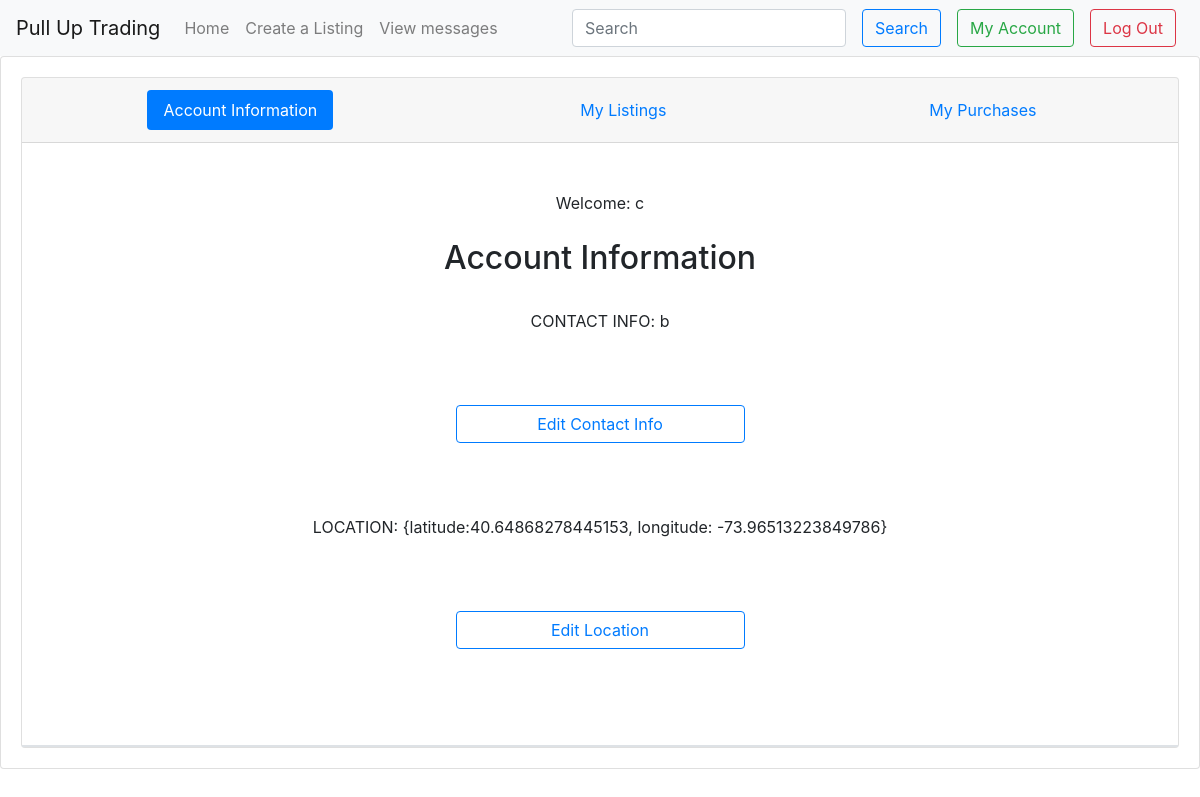
The page /profile (signed in) on the database as committed earlier.
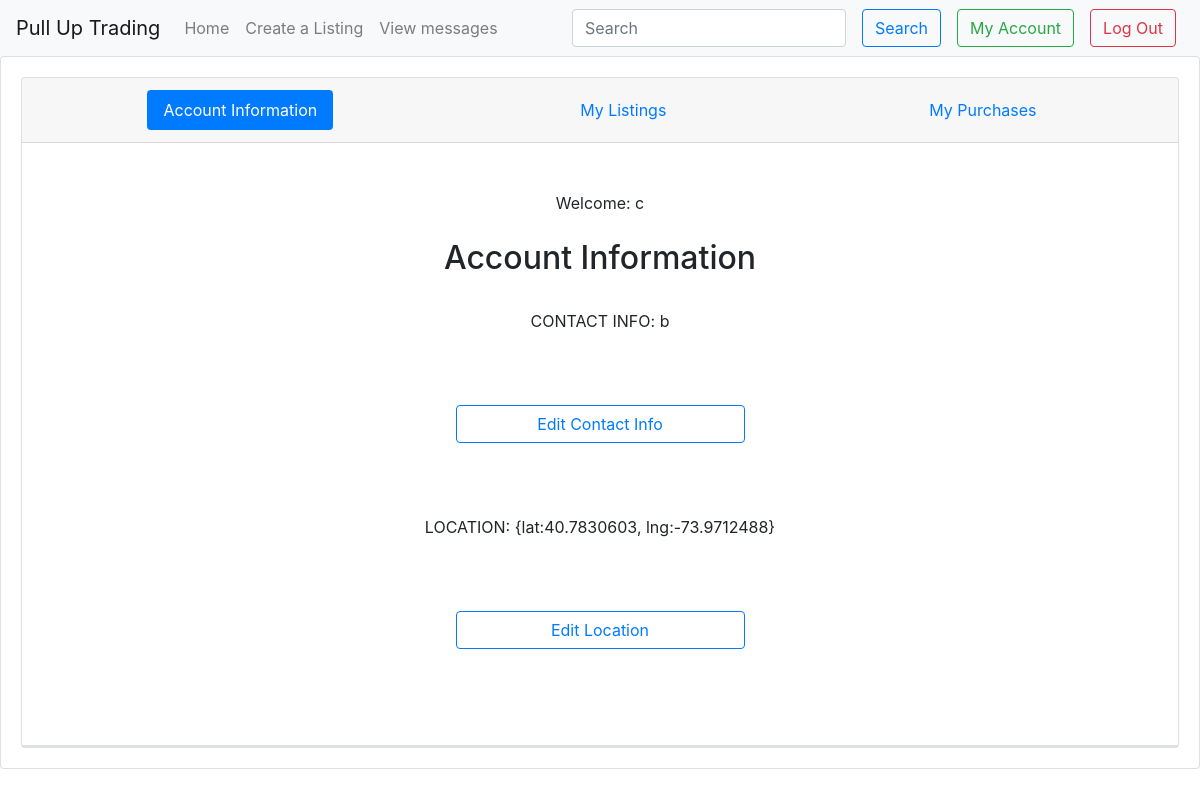
The same page on the database as committed later.
### tables this page shows
CREATE TABLE users(id integer, username text, password text, location text, contactInfo text);

### __init__.py (the view, shortened to what this page needs)
@app.route('/profile', methods=['GET', 'POST'])
def profile():
    if request.method == 'GET':
        arr = getUserInfo(session['username'])
        print(arr)
        return render_template('profileInfo.html', userInfo=arr, key=key)

### data/dbfunc.py (called while the page is built)
def getUserInfo(user):
    db = sqlite3.connect(DB_FILE)
    c = db.cursor()
    if isinstance(user, str):
        arr = c.execute('SELECT * FROM users WHERE username=\"{}\";'.format(user)).fetchall()
    else:
        arr = c.execute('SELECT * FROM users WHERE id={};'.format(user)).fetchall()
    if len(arr)>0:
        return arr[0]
    return []

### templates/profileInfo.html (shortened to what this page needs)
{% extends "base.html" %}
{% block body %}
<div class="card-header">
  <ul class="nav nav-pills card-header-pills">
    <li class="mx-auto nav-item">
      <a class="nav-link active" href="/profile">Account Information</a>
    </li>
    <li class="mx-auto nav-item">
      <a class="nav-link" href="/profile/myListings/active">My Listings</a>
    </li>
    <li class="mx-auto nav-item">
      <a class="nav-link" href="/profile/myPurchases">My Purchases</a>
    </li>
  </ul>
</div>
<br>
<p class="mx-auto my-4"> Welcome: {{ session['username'] }}</p>
<h2>Account Information</h2>
<p class="mx-auto my-4"> CONTACT INFO: {{ userInfo[4] }}</p>
<button id="infoButton" class="btn btn-outline-primary w-25 mx-auto my-5 text-primary">Edit Contact Info</button>
<p class="mx-auto my-4"> LOCATION: {{ userInfo[3] }}</p>
<button id="locationButton" class="btn btn-outline-primary w-25 mx-auto my-5 text-primary">Edit Location</button>
<br>
<br>
<div class="border"></div>
{% endblock %}

### templates/base.html (shortened to what this page needs)
<!doctype html>
<html lang="en">
  <head>
    <link rel="stylesheet" href="https://stackpath.bootstrapcdn.com/bootstrap/4.1.3/css/bootstrap.min.css">
    <nav class="navbar navbar-expand-lg navbar-light bg-light">
      <div class="collapse navbar-collapse" id="navbarTogglerDemo01">
	<a class="navbar-brand" href="/">Pull Up Trading</a>
	<ul class="navbar-nav mr-auto mt-2 mt-lg-0">
          {% if 'username' in session %}
          <li class="nav-item">
            <a class="nav-link" href="/home">Home</a>
          </li>
          <li class="nav-item">
            <a class="nav-link" href="/createListing">Create a Listing</a>
          </li>
          <li class="nav-item">
            <a class="nav-link" href="/allmessages">View messages</a>
          </li>
          {% endif %}
	</ul>
	<form class="form-inline my-2 my-lg-0">
          {% if 'username' not in session %}
          <a class="btn btn-outline-success my-2 my-sm-0 text-success mx-2" href="/login">Login</a>
          <a class="btn btn-outline-danger my-2 my-sm-0 text-danger mx-2" href="/register">Sign Up</a>
          {% else %}
          <input class="form-control mr-sm-2" type="search" placeholder="Search" aria-label="Search">
          <button class="btn btn-outline-primary my-2 my-sm-0 mx-2" type="submit">Search</button>
          <a class="btn btn-outline-success my-2 my-sm-0 mx-2" href="/profile">My Account</a>
          <a class="btn btn-outline-danger my-2 my-sm-0 mx-2" href="/logOut">Log Out</a>
          {% endif %}
	</form>
      </div>
    </nav>
  </head>
  <body>
    <div class="card text-center h-100">
      <div class="card-body center-block h-100">
	<div class="card text-center w-100 h-100 mx-auto">
          {% block body %}
          {% endblock %}
	</div>
      </div>
    </div>
  </body>
</html>

Rows that differ between the two databases and show on the page:
changed users: location "{latitude:40.64868278445153, longitude: -73.96513223849786}" → "{lat:40.7830603, lng:-73.9712488}"
